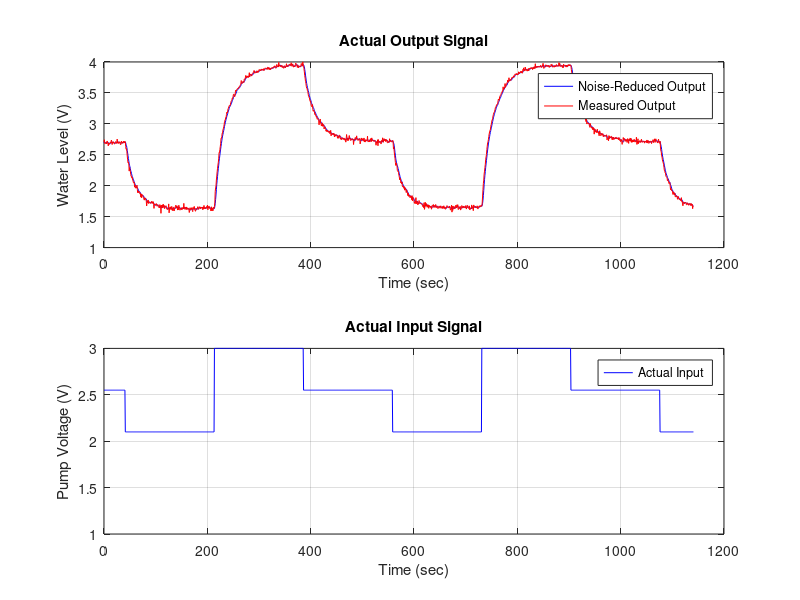
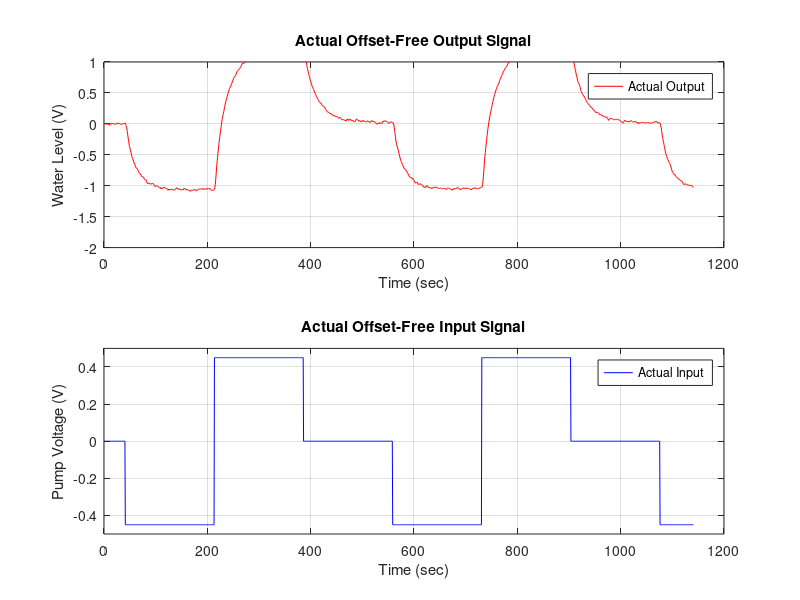
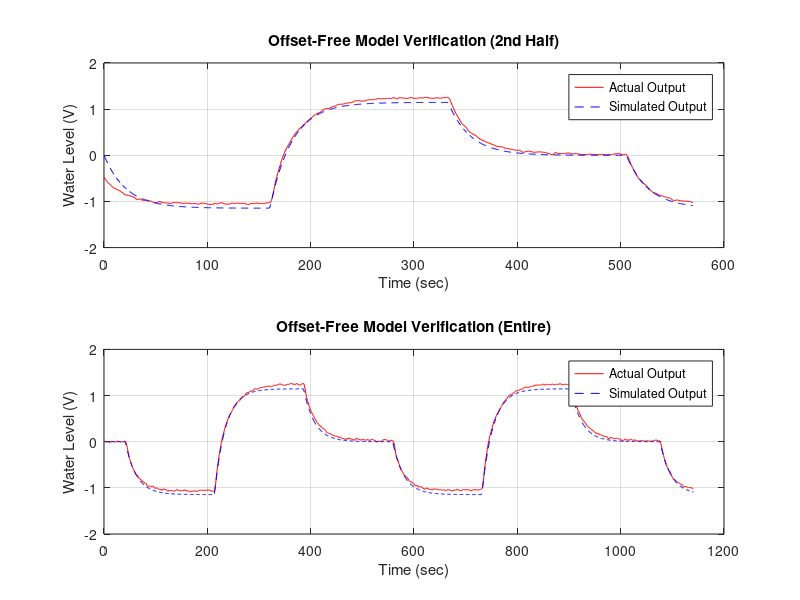

MATLAB code for these plots, in order:
% Step 1

load('SysIdenData_1.mat'); 

V_min = 2.1;
V_max = 3;

u_offset = (V_max + V_min)/2;
t_cutoff = 132/0.75;


t = LogData.time(t_cutoff:end)-LogData.time(t_cutoff);
y_act = LogData.signals(1).values(t_cutoff:end,2);
y_actm = LogData.signals(1).values(t_cutoff:end,1);
u_act = LogData.signals(2).values(t_cutoff:end,1);


% Step 2
figure;
subplot(2,1,1);
plot(t, y_act, 'b', t, y_actm, 'r');
title('Actual Output Signal');
xlabel('Time (sec)');
ylabel('Water Level (V)');
xlim([0 1200]);
ylim([1 4]);
legend('Noise-Reduced Output', 'Measured Output');
grid on;

subplot(2,1,2);
plot(t, u_act, 'b');
title('Actual Input Signal');
xlabel('Time (sec)');
ylabel('Pump Voltage (V)');
legend('Actual Input');
xlim([0 1200]);
ylim([1 3]);
grid on;

% Step 3
i = 1;
while u_act(i) == u_act(1)
    i = i + 1;
end
% Output offset
u = u_act - u_offset;
% Input offset
y_offset = mean(y_act(1:i-1));
y = y_act - y_offset;

% Step 4
figure;
subplot(2,1,1);
plot(t, y, 'r');
title('Actual Offset-Free Output Signal');
xlabel('Time (sec)');
ylabel('Water Level (V)');
xlim([0 1200]);
ylim([-2 1]);
legend('Actual Output');
grid on;

subplot(2,1,2);
plot(t, u, 'b');
title('Actual Offset-Free Input Signal');
xlabel('Time (sec)');
ylabel('Pump Voltage (V)');
xlim([0 1200]);
ylim([-0.5 0.5]);
legend('Actual Input');
grid on;


% Part 2 step a
N = floor(length(y) / 2); % the first half of the offset-free input-output data
k_start = 3;
Y = y(k_start:N);
Phi = [y(k_start-1:N-1), y(k_start-2:N-2), u(k_start-1:N-1), u(k_start-2:N-2)];
theta = inv((Phi' * Phi)) * (Phi' * Y);

% Part 2 step b
a1 = -theta(1);  % a1
a2 = -theta(2);  % a2
b1 = theta(3);  % b1
b2 = theta(4);  % b2

% Part 2 step c
% transfer function
h = t(2)-t(1);
numerator = [b1 b2]; 
denominator = [1 a1 a2]; 
Gz = tf(numerator, denominator, h);% Eq1

% state space
G = [0 1; -a2 -a1];  % matrix G
H = [0; 1];  % matrix H
C = [b2 b1];  % matrix C
D = 0;  % matrix D
sys_ss = ss(G, H, C, D, h);

% Part3 Step a
t_half = t(N+1:end);
y_half = y(N+1:end);
t_half_shifted = t_half - t_half(1);
simulated_output = filter(numerator, denominator, u(N+1:end));

% Step b
figure;
subplot(2,1,1);
plot(t_half_shifted, y_half(),'r', t_half_shifted, simulated_output, 'b--');
title('Offset-Free Model Verification (2nd Half)');
xlabel('Time (sec)');
ylabel('Water Level (V)');
xlim([0 600]);
ylim([-2 2]);
legend('Actual Output', 'Simulated Output');
grid on;


simulated_output2 = filter(numerator, denominator, u(k_start:end));
t_simulated = t(k_start:end);

subplot(2,1,2);
plot(t_simulated, y(k_start:end), 'r', t_simulated, simulated_output2, 'b--');
title('Offset-Free Model Verification (Entire)');
xlabel('Time (sec)');
ylabel('Water Level (V)');
xlim([0 1200]);
ylim([-2 2]);
legend('Actual Output', 'Simulated Output');
grid on;

